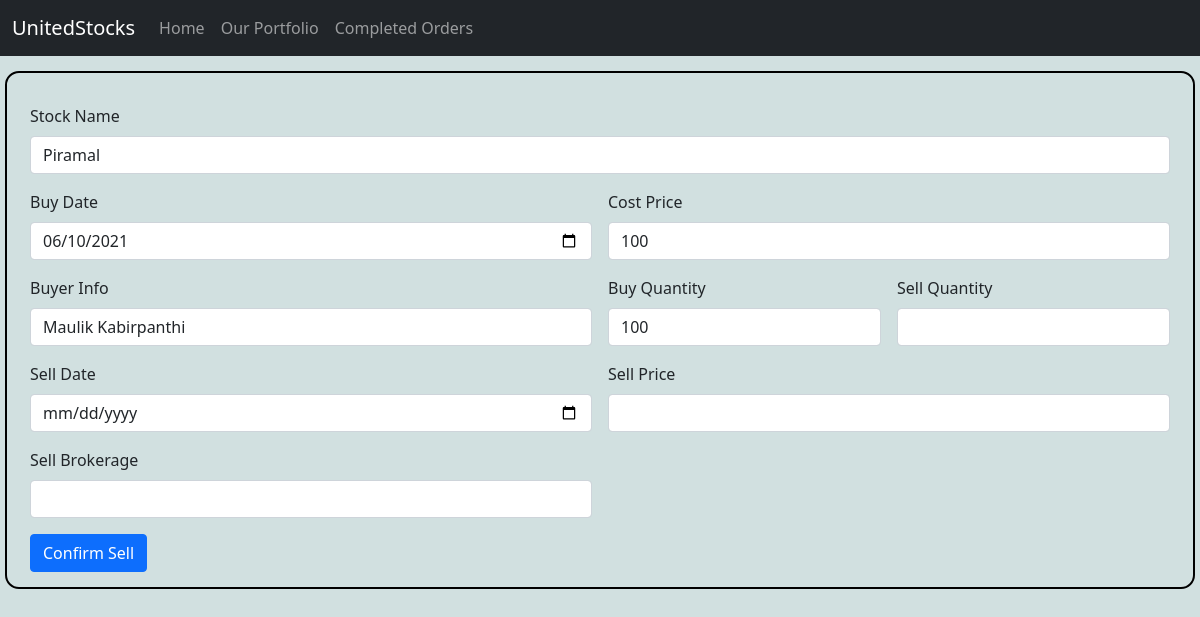
/Sold.php?sid=5, run on the app's committed database.
### tables this page shows
CREATE TABLE `unitedstocks` (
  `id` int(11) NOT NULL,
  `BuyDate` date NOT NULL,
  `Stock Name` varchar(100) NOT NULL,
  `Quantity` int(100) NOT NULL,
  `Price` double NOT NULL,
  `Buy Brokerage` double NOT NULL,
  `Buyer Info` varchar(50) NOT NULL,
  `Status` int(10) NOT NULL
);

### Sold.php (the view, shortened to what this page needs)
<?php
    include('conn.php');
    if(isset($_GET['sid']) && $_GET['sid']!="")
    {
        $sid=$_GET['sid'];
        $sql="SELECT * FROM `unitedstocks` where `unitedstocks`.id=$sid";
        $result = $conn->query($sql);
        $row = $result->fetch_assoc();
    }
    else
    {
        echo "Stock id not found";
    }
?>
<!doctype html>
<html lang="en">
  <head>
    <link href="https://cdn.jsdelivr.net/npm/bootstrap@5.0.2/dist/css/bootstrap.min.css" rel="stylesheet">
  </head>
  <body>
    <nav class="navbar navbar-expand-lg navbar-dark bg-dark">
        <div class="container-fluid">
            <a class="navbar-brand" href="#">UnitedStocks</a>
            <div class="collapse navbar-collapse" id="navbarNav">
            <ul class="navbar-nav">
                <li class="nav-item">
                <a class="nav-link" aria-current="page" href="index.php">Home</a>
                </li>
                <li class="nav-item">
                <a class="nav-link" href="Portfolio.php">Our Portfolio</a>
                </li>
                <li class="nav-item">
                <a class="nav-link" href="CompletedOrders.php">Completed Orders</a>
                </li>
            </ul>
            </div>
        </div>
    </nav>
    <form class="row g-3" id="Sell-form" method="POST">
        <div class="col-12">
          <label for="StockName" class="form-label">Stock Name</label>
          <input type="text" class="form-control" id="StockName" name="StockName" value="<?php echo $row['Stock Name']; ?>" >
        </div>
        <div class="col-md-6">
            <label for="BuyDate" class="form-label">Buy Date</label>
            <input type="date" class="form-control" id="BuyDate" name="BuyDate" value="<?php echo $row['BuyDate']; ?>">
        </div>
        <div class="col-md-6">
            <label for="CostPrice" class="form-label">Cost Price</label>
            <input type="number" class="form-control" id="CostPrice" name="CostPrice" value="<?php echo $row['Price']; ?>">
        </div>
        <div class="col-6">
            <label for="BuyerInfo" class="form-label">Buyer Info</label>
            <input type="text" class="form-control" id="BuyerInfo" name="BuyerInfo" value="<?php echo $row['Buyer Info']; ?>" >
        </div>
        <div class="col-md-3">
            <label for="Buy Quantity" class="form-label">Buy Quantity</label>
            <input type="text" class="form-control" id="Buy Quantity" name="BuyQuantity" value="<?php echo $row['Quantity']; ?>">
        </div>
        <div class="col-md-3">
            <label for="Sell Quantity" class="form-label">Sell Quantity</label>
            <input type="text" class="form-control" id="SellQuantity" name="SellQuantity" required>
        </div>
        <div class="col-md-6">
            <label for="SellDate" class="form-label">Sell Date</label>
            <input type="date" class="form-control" id="SellDate" name="SellDate" required>
        </div>
        <div class="col-md-6">
            <label for="SellPrice" class="form-label">Sell Price</label>
            <input type="text" class="form-control" id="SellPrice" name="SellPrice" required>
        </div>
        <div class="col-md-6">
            <label for="SellBrokerage" class="form-label">Sell Brokerage</label>
            <input type="text" class="form-control" id="SellBrokerage" name="SellBrokerage" required>
        </div>
        <div class="col-12">
            <button type="SUBMIT" class="btn btn-primary" id="SUBMIT" value="SUBMIT">Confirm Sell</button>
        </div>
    </form>
  </body>
</html>

### Sold.php (style rules this page uses)
* { margin:0; padding:0; }
body { background:rgb(209, 224, 224); }
#Sell-form { margin:15px 5px; padding:15px 15px; border: 2px solid black; border-radius:14px; }

### data on the page
unitedstocks: StockName "Piramal", BuyDate "06/10/2021", CostPrice "100", BuyerInfo "Maulik Kabirpanthi", BuyQuantity "100"
